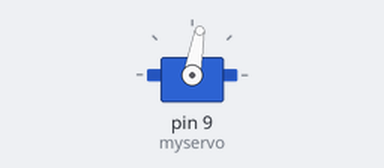
This sketch was run on a simulated Arduino Uno, built with avr-gcc and run on an emulated ATmega328P. Shown: servo.

Above: at 0.05 s.
Timing chart, 0 to 3.0 s (numbered marks = the images above):
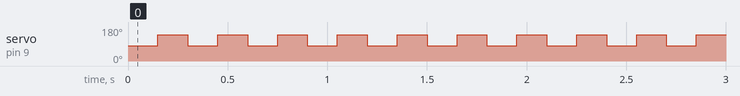

Measured:
- by itself, servo on pin 9 (myservo): alternates 140° for 0.15 s and 80° for 0.15 s

The sketch:

servo.ino
```cpp
#include <Servo.h>
Servo myservo;
void setup() {
  myservo.attach(9);
}
void loop() {
myservo.write(80);
delay(150);
    myservo.write(140);
    delay(150);
}
```
